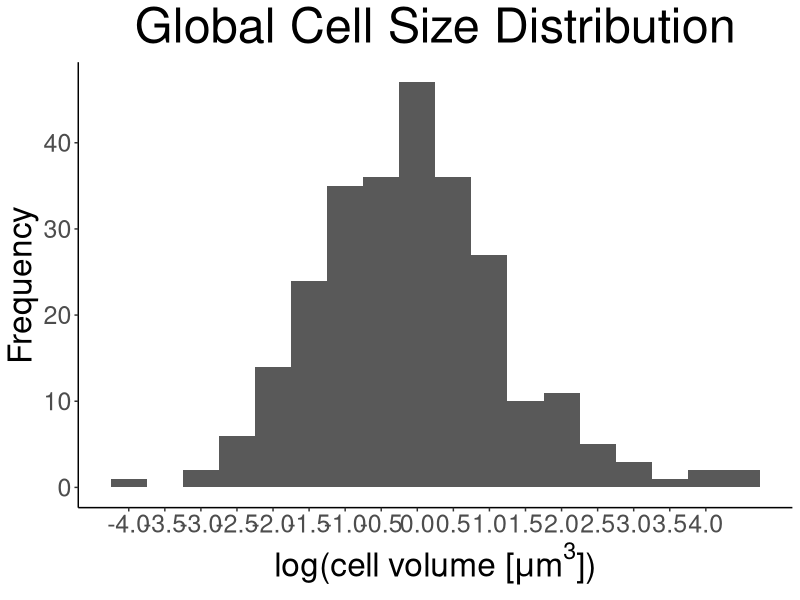

Here is the R script that generated this plot:
#load packages
library(tidyverse)
library(ggplot2)

nam <- read.csv("Madin.csv", as.is=TRUE) #load data set
nam2 <- subset(nam, Superkingdom=="Bacteria") #remove Archaea
Vol <- nam2[, "AverageVolume"] #Only Column with Volumes
Vol = Vol*10^18 #convert to cubic micrometers


df=data.frame(log(Vol))
colnames(df)=c("vol")
plot = ggplot(data=df, aes(vol))+
  geom_histogram(binwidth=0.5)+
  theme_classic()+
  labs(x=expression(paste("log(cell volume [", mu, "m"^3, "])")), y="Frequency", title="Global Cell Size Distribution")+scale_x_continuous(breaks = seq(-4, 4, by = 0.5))+
  theme(axis.text=element_text(size=18),axis.title=element_text(size=24), plot.title=element_text(size=35, hjust=0.5))
                                                                                                                                                                                                                               
ggsave(plot = plot, width = 10, height = 5, dpi = 300, filename = "plot.png")
